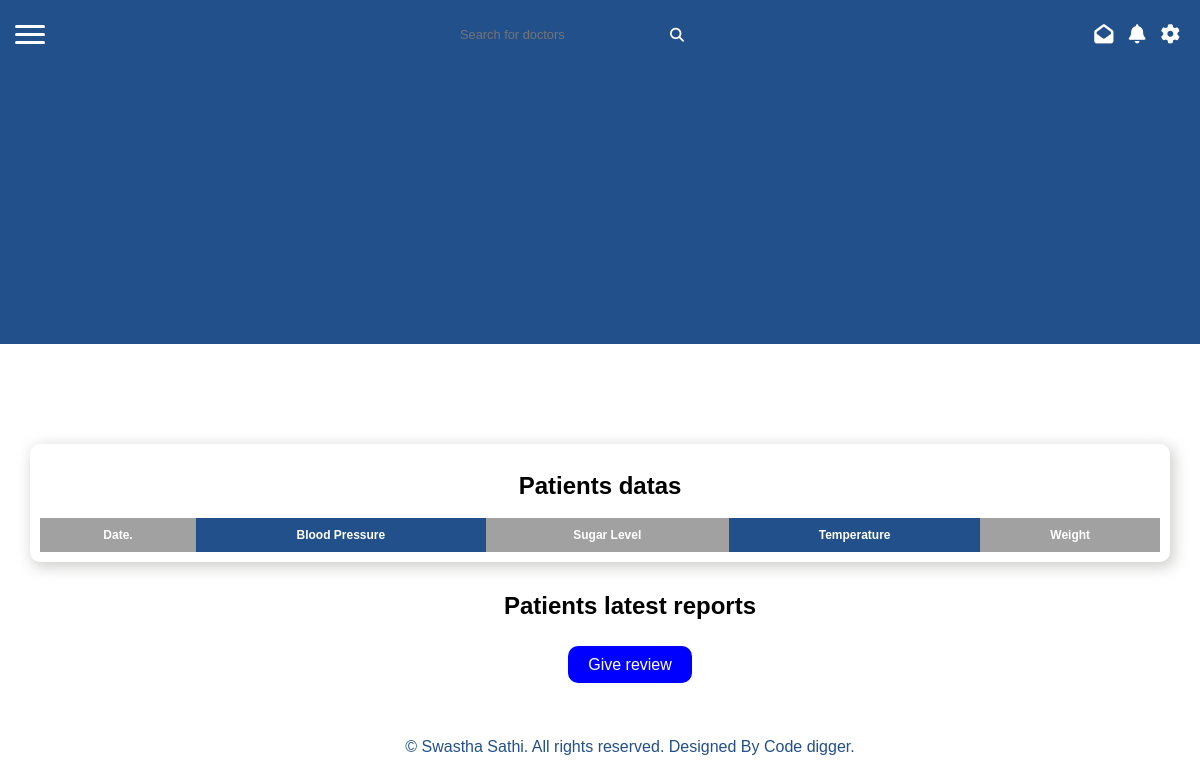
/detail/13, run on an earlier commit of the app's database.
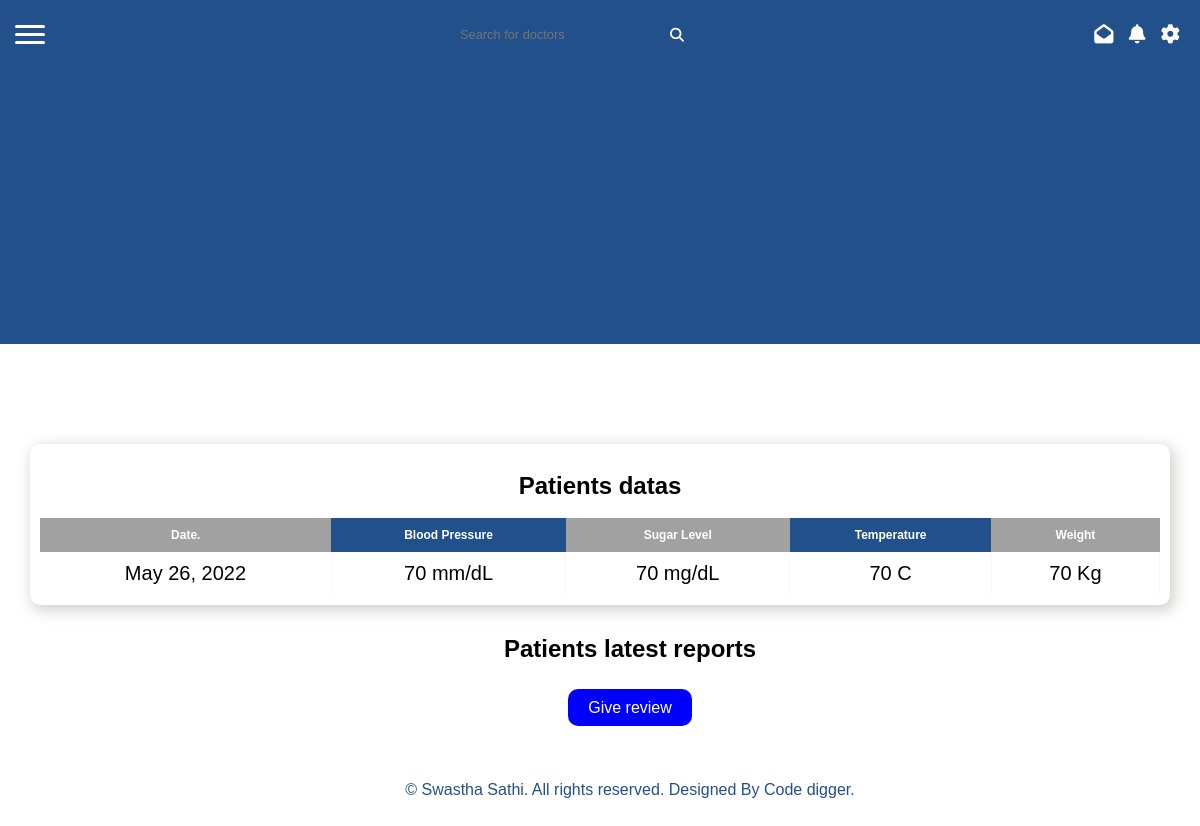
And on a later commit of the database.
### base/models.py (models this page shows, shortened)
class DailyVitals(models.Model):
    patient = models.ForeignKey(Patient, on_delete=models.CASCADE, null=True, blank=True)
    date = models.DateField(auto_now_add=True)
    blood_pressure = models.CharField(max_length=6)
    sugar_level = models.IntegerField()
    temperature = models.IntegerField()
    weight = models.IntegerField()
    monthly_report = models.ImageField(null=True, blank=True)

### base/views.py (the view)
# urls.py: path('detail/<int:id>', PatientDetailView.as_view(), name='detail'),
class PatientDetailView(TemplateView):
    template_name = 'detail_view.html'
    def get_context_data(self, **kwargs):
        context = super().get_context_data(**kwargs)
        vitals_list = []
        for value in DailyVitals.objects.all():
            if value.patient.user.id == self.kwargs.get('id'):
                vitals_list.append(value)
        report_list = []
        for i in vitals_list:
            if i.monthly_report:
                report_list.append(i.monthly_report)
        context['id'] = self.kwargs.get('id')
        context['vitals_list'] = vitals_list
        context['report_list'] = report_list
        return context

### templates/detail_view.html (shortened to what this page needs)
<!doctype html>
<html>
<head>
    <link rel="stylesheet" href="https://use.fontawesome.com/releases/v5.3.1/css/all.css">
    {% load static %}
    <link rel="stylesheet" href="{% static 'css/patient_dash.css'%}">
</head>
<body>
  <div class="header">
    <div class="sub_nav">
        <div class="hamburger">
            <div class="line"></div>
            <div class="line"></div>
            <div class="line"></div>
        </div>
        <div class="search">
            <input type="text" name="search_for_doctors" id="search" placeholder="Search for doctors">
            <i class="fa-solid fa-magnifying-glass" style="color: white; font-size :14px;"></i>
        </div>
        <div class="icons">
            <i class="fa fa-envelope-open"></i>
            <i class="fa fa-bell"></i>
            <i class="fa fa-cog"></i>
        </div>
    </div>
</div>
  <div class="fourth_section">
        <div class="fourth_row">
            <div class="col col-1">
                <br>
                <center>
                    <h2> Patients datas </h2>
                </center>
                <br>
                <div class="table">
                    <table class="ds-table">
                        <thead>
                            <tr>
                                <th>Date.</th>
                                <th class="vanish">Blood Pressure</th>
                                <th class="vanish vanish_1 ">Sugar Level</th>
                                <th class="vanish vanish_1 ">Temperature</th>
                                <th class="vanish vanish_1 ">Weight</th>
                            </tr>
                        </thead>
                        <tbody>
                        {% for item in vitals_list%}
                                <tr>
                                <td>{{item.date}}</td>
                                <td class="vanish">{{item.blood_pressure}}  mm/dL</td>
                                <td class="vanish vanish_1 ">{{item.sugar_level}} mg/dL</td>
                                <td class="vanish vanish_1 ">{{item.temperature}} C</td>
                                <td class="vanish vanish_1 ">{{item.weight}} Kg</td>
                            </tr>
                            {% endfor %}
                        </tbody>
                    </table>
                </div>
            </div>
        </div>
    </div>
    <div class = "reports">
        <div class="reports_row">
            <div class="col col-1">
                <center>
                    <h2> Patients latest reports </h2>
                </center>
    </div>
    <br>
    <br>
<center>
    <a href={% url 'review_create' id %} class="btn btn-primary" style = "background : #0000ff; padding: 10px 20px; text-decoration : none; color:white; border-radius: 10px">Give review</a>
</center>
<br>
<br>
    <br>
    <footer>
        <center>
            <p>&copy; Swastha Sathi. All rights reserved. Designed By Code digger. </p>
        </center>
    </footer>
</body>
</html>

What changed in the data, as far as the page shows it:
added DailyVitals: date "May 26, 2022", blood_pressure "70", sugar_level "70", temperature "70", weight "70"
